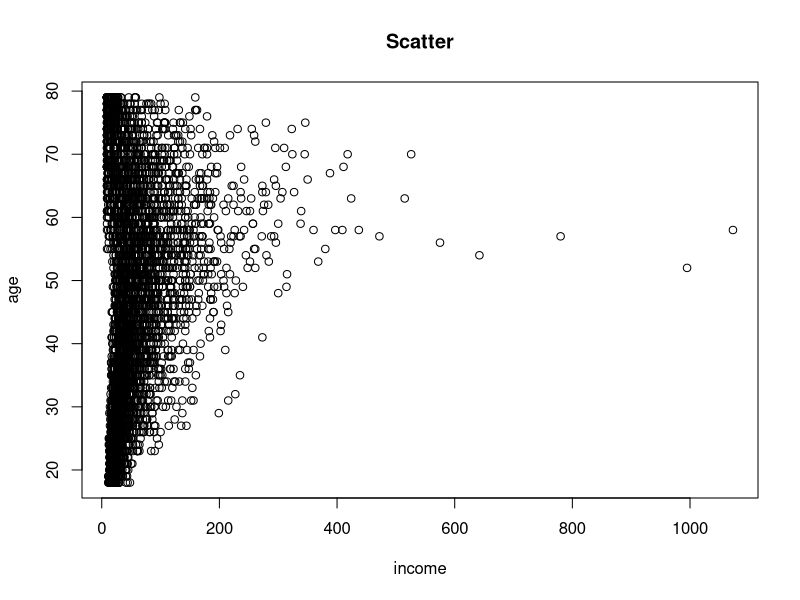
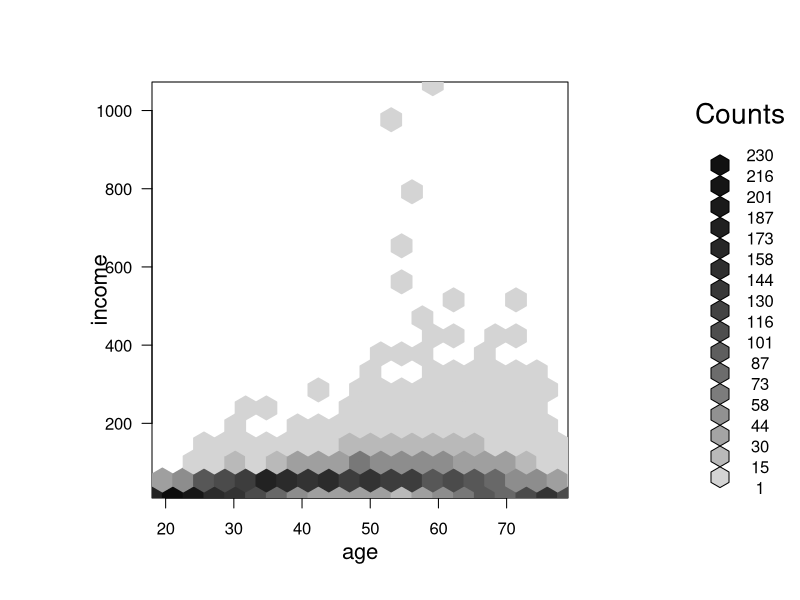

Source code (R) for these figures, in order:
library(hexbin)
data = read.csv("marketingdb.csv")
age = data$age
income = data$income
plot(income, age, main = "Scatter")

hbin <- hexbin(age, income, xbin = 20)
plot(hbin, xlab = 'age', ylab = 'income')